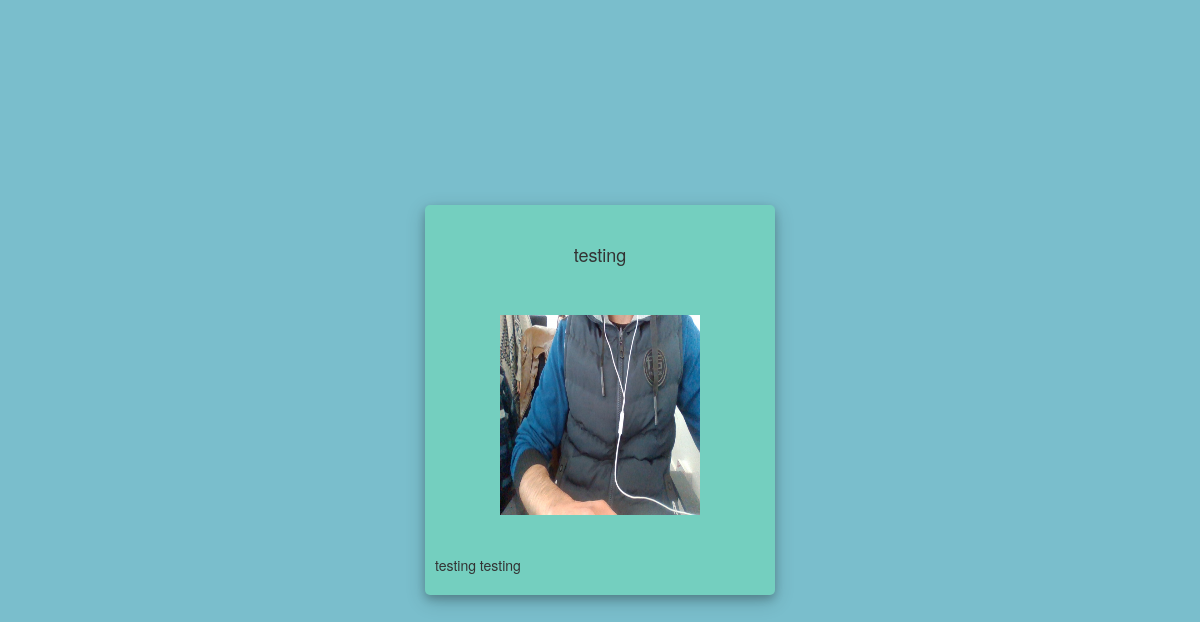
The page /postdetailpage/8 (signed in) on the database its author committed.
### SocialApp/models.py (models this page shows, shortened)
class BlogPost(models.Model):
    title = models.CharField(max_length=300)
    description = models.CharField(max_length=1000)
    image = models.ImageField()
    user = models.ForeignKey(Users, on_delete=models.CASCADE, null=True, blank=True)

### SocialApp/views.py (the view)
# urls.py: path('postdetailpage/<int:id>', views.postdetail, name='postdetail'),
@login_required
def postdetail(request, id):
    post = BlogPost.objects.filter(id=id)
    context = {'post': post, 'media_url': settings.MEDIA_URL}
    return render(request, 'post_detail.html', context)

### SocialApp/templates/post_detail.html (shortened to what this page needs)
<!DOCTYPE html>
<html>
<head>
    <link rel="stylesheet" href="https://stackpath.bootstrapcdn.com/bootstrap/4.1.3/css/bootstrap.min.css"
>
    <link rel="stylesheet" href="https://use.fontawesome.com/releases/v5.6.1/css/all.css"
>
  <link rel="stylesheet" href="https://maxcdn.bootstrapcdn.com/bootstrap/3.4.1/css/bootstrap.min.css">
</head>
<body>
<div class="container h-100">
    <div class="d-flex justify-content-center h-100">
        <div class="user_card">
                {% for p in post%}
                <div class="d-flex justify-content-center detail-div" style="float:left" style="display: block;">
                    <h4>{{ p.title }}</h4>
                </div>
                <div class="d-flex justify-content-center detail-div" style="float:left" style="display: block;">
                    <img src="{{media_url}}/{{p.image}}" style="width:200px; height:200px;">
                </div>
                <br>
                <p>
                    {{p.description}}
                </p>
                {%endfor%}
        </div>
    </div>
</div>
</body>
</html>

### SocialApp/templates/post_detail.html (style rules this page uses)
body, html { margin: 0; padding: 0; height: 100%; background: #7abecc !important; }
.user_card { width: 350px; margin-top: auto; margin-bottom: auto; background: #74cfbf; position: relative; display: flex; justify-content: center; flex-direction: column; padding: 10px; box-shadow: 0 4px 8px 0 rgba(0, 0, 0, 0.2), 0 6px 20px 0 rgba(0, 0, 0, 0.19); -webkit-box-shadow: 0 4px 8px 0 rgba(0, 0, 0, 0.2), 0 6px 20px 0 rgba(0, 0, 0, 0.19); -moz-box-shadow: 0 4px 8px 0 rgba(0, 0, 0, 0.2), 0 6px 20px 0 rgba(0, 0, 0, 0.19); border-radius: 5px; }
.detail-div { margin:10px; padding: 10px; }
div { display:block; }

### rows shown on the page
BlogPost: title "testing", image (picture), description "testing testing"
